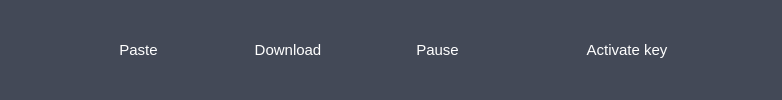
     <widget class="QWidget" name="toolBar" native="true">
      <property name="sizePolicy">
       <sizepolicy hsizetype="Preferred" vsizetype="Maximum">
        <horstretch>0</horstretch>
        <verstretch>0</verstretch>
       </sizepolicy>
      </property>
      <property name="minimumSize">
       <size>
        <width>0</width>
        <height>44</height>
       </size>
      </property>
      <property name="font">
       <font>
        <family>Tahoma</family>
        <pointsize>11</pointsize>
        <weight>50</weight>
        <italic>false</italic>
        <bold>false</bold>
       </font>
      </property>
      <property name="styleSheet">
       <string notr="true">background-color: #434957;
font: normal 11pt &quot;Tahoma&quot;;</string>
      </property>
      <layout class="QHBoxLayout" name="horizontalLayout">
       <property name="spacing">
        <number>0</number>
       </property>
       <property name="leftMargin">
        <number>0</number>
       </property>
       <property name="topMargin">
        <number>0</number>
       </property>
       <property name="rightMargin">
        <number>0</number>
       </property>
       <property name="bottomMargin">
        <number>0</number>
       </property>
       <item>
        <widget class="QPushButton" name="btnLeftPanel">
         <property name="sizePolicy">
          <sizepolicy hsizetype="Minimum" vsizetype="Minimum">
           <horstretch>0</horstretch>
           <verstretch>0</verstretch>
          </sizepolicy>
         </property>
         <property name="minimumSize">
          <size>
           <width>0</width>
           <height>0</height>
          </size>
         </property>
         <property name="cursor">
          <cursorShape>ArrowCursor</cursorShape>
         </property>
         <property name="layoutDirection">
          <enum>Qt::LeftToRight</enum>
         </property>
         <property name="styleSheet">
          <string notr="true">QPushButton
{
    color: white;
    padding: 6 12 6 12;
    border: 0px;
 }
 QPushButton:hover
{
    background-color: #7C7F8E;
}
 QPushButton:pressed
{
    background-color: #3D404F;
}</string>
         </property>
         <property name="text">
          <string notr="true"/>
         </property>
         <property name="icon">
          <iconset resource="../resources/resources.qrc">
           <normaloff>:/img/left_menu.png</normaloff>:/img/left_menu.png</iconset>
         </property>
         <property name="iconSize">
          <size>
           <width>21</width>
           <height>16</height>
          </size>
         </property>
         <property name="flat">
          <bool>false</bool>
         </property>
        </widget>
       </item>
       <item>
        <widget class="QPushButton" name="btnPaste">
         <property name="sizePolicy">
          <sizepolicy hsizetype="Minimum" vsizetype="Minimum">
           <horstretch>0</horstretch>
           <verstretch>0</verstretch>
          </sizepolicy>
         </property>
         <property name="minimumSize">
          <size>
           <width>149</width>
           <height>0</height>
          </size>
         </property>
         <property name="font">
          <font>
           <family>Tahoma</family>
           <pointsize>11</pointsize>
           <weight>50</weight>
           <italic>false</italic>
           <bold>false</bold>
          </font>
         </property>
         <property name="cursor">
          <cursorShape>ArrowCursor</cursorShape>
         </property>
         <property name="layoutDirection">
          <enum>Qt::LeftToRight</enum>
         </property>
         <property name="styleSheet">
          <string notr="true">QPushButton {
    color: white;
    border: 0px;
    text-align: center;
}

QPushButton:hover {
    background-color: #7C7F8E;
}

QPushButton:pressed {
    background-color: #3D404F;
}</string>
         </property>
         <property name="text">
          <string>Paste</string>
         </property>
         <property name="icon">
          <iconset resource="../resources/resources.qrc">
           <normaloff>:/img/paste.png</normaloff>:/img/paste.png</iconset>
         </property>
         <property name="iconSize">
          <size>
           <width>17</width>
           <height>12</height>
          </size>
         </property>
         <property name="checkable">
          <bool>false</bool>
         </property>
         <property name="autoDefault">
          <bool>false</bool>
         </property>
         <property name="default">
          <bool>false</bool>
         </property>
         <property name="flat">
          <bool>false</bool>
         </property>
        </widget>
       </item>
       <item>
        <widget class="QPushButton" name="btnDownload">
         <property name="sizePolicy">
          <sizepolicy hsizetype="Minimum" vsizetype="Minimum">
           <horstretch>0</horstretch>
           <verstretch>0</verstretch>
          </sizepolicy>
         </property>
         <property name="minimumSize">
          <size>
           <width>150</width>
           <height>0</height>
          </size>
         </property>
         <property name="font">
          <font>
           <family>Tahoma</family>
           <pointsize>11</pointsize>
           <weight>50</weight>
           <italic>false</italic>
           <bold>false</bold>
          </font>
         </property>
         <property name="cursor">
          <cursorShape>ArrowCursor</cursorShape>
         </property>
         <property name="styleSheet">
          <string notr="true">QPushButton {
    color: white;
    border: 0px;
    text-align: center;
}

 QPushButton:hover {
    background-color: #7C7F8E;
}

 QPushButton:pressed {
    background-color: #3D404F;
}</string>
         </property>
         <property name="text">
          <string>Download</string>
         </property>
         <property name="icon">
          <iconset resource="../resources/resources.qrc">
           <normaloff>:/img/download.png</normaloff>:/img/download.png</iconset>
         </property>
         <property name="iconSize">
          <size>
           <width>14</width>
           <height>12</height>
          </size>
         </property>
         <property name="checkable">
          <bool>false</bool>
         </property>
         <property name="flat">
          <bool>false</bool>
         </property>
        </widget>
       </item>
       <item>
        <widget class="QPushButton" name="btnPause">
         <property name="sizePolicy">
          <sizepolicy hsizetype="Minimum" vsizetype="Minimum">
           <horstretch>0</horstretch>
           <verstretch>0</verstretch>
          </sizepolicy>
         </property>
         <property name="minimumSize">
          <size>
           <width>149</width>
           <height>0</height>
          </size>
         </property>
         <property name="font">
          <font>
           <family>Tahoma</family>
           <pointsize>11</pointsize>
           <weight>50</weight>
           <italic>false</italic>
           <bold>false</bold>
          </font>
         </property>
         <property name="cursor">
          <cursorShape>ArrowCursor</cursorShape>
         </property>
         <property name="styleSheet">
          <string notr="true">QPushButton {
    text-align: center;
    color: white;
    border: 0px;
}

 QPushButton:hover {
    background-color: #7C7F8E;
}

 QPushButton:pressed {
    background-color: #3D404F;
}</string>
         </property>
         <property name="text">
          <string>Pause</string>
         </property>
         <property name="icon">
          <iconset resource="../resources/resources.qrc">
           <normaloff>:/img/pause.png</normaloff>:/img/pause.png</iconset>
         </property>
         <property name="iconSize">
          <size>
           <width>12</width>
           <height>12</height>
          </size>
         </property>
         <property name="flat">
          <bool>false</bool>
         </property>
        </widget>
       </item>
       <item>
        <spacer name="horizontalSpacer">
         <property name="orientation">
          <enum>Qt::Horizontal</enum>
         </property>
         <property name="sizeHint" stdset="0">
          <size>
           <width>40</width>
           <height>20</height>
          </size>
         </property>
        </spacer>
       </item>
       <item>
        <widget class="QPushButton" name="btnActivateKey">
         <property name="sizePolicy">
          <sizepolicy hsizetype="Minimum" vsizetype="Minimum">
           <horstretch>0</horstretch>
           <verstretch>0</verstretch>
          </sizepolicy>
         </property>
         <property name="minimumSize">
          <size>
           <width>150</width>
           <height>0</height>
          </size>
         </property>
         <property name="cursor">
          <cursorShape>ArrowCursor</cursorShape>
         </property>
         <property name="styleSheet">
          <string notr="true">QPushButton {
    text-align: center;
    color: white;
    border: 0px;
    padding: 0 20 0 20;
}

 QPushButton:hover {
    background-color: #7C7F8E;
}

 QPushButton:pressed {
    background-color: #3D404F;
}</string>
         </property>
         <property name="text">
          <string>Activate key</string>
         </property>
         <property name="icon">
          <iconset resource="../resources/resources.qrc">
           <normaloff>:/img/activate.png</normaloff>:/img/activate.png</iconset>
         </property>
         <property name="iconSize">
          <size>
           <width>20</width>
           <height>12</height>
          </size>
         </property>
         <property name="flat">
          <bool>false</bool>
         </property>
        </widget>
       </item>
       <item>
        <widget class="QPushButton" name="btnUser">
         <property name="sizePolicy">
          <sizepolicy hsizetype="Minimum" vsizetype="Minimum">
           <horstretch>0</horstretch>
           <verstretch>0</verstretch>
          </sizepolicy>
         </property>
         <property name="minimumSize">
          <size>
           <width>0</width>
           <height>0</height>
          </size>
         </property>
         <property name="cursor">
          <cursorShape>ArrowCursor</cursorShape>
         </property>
         <property name="styleSheet">
          <string notr="true">QPushButton {
    image-position: center;
    image: url(:/img/user.png);
    border: 0px;
    padding: 6 0 6 0;
}

QPushButton:hover {
    background-color: #7C7F8E;
}

QPushButton:pressed {
    background-color: #3D404F;
}

QPushButton:menu-indicator {
    image: none;
}

#btnUser[state=&quot;premium&quot;] {
    image: url(:/img/premium.png);
}

#btnUser[state=&quot;free&quot;] {
    image: url(:/img/user.png);
}

#btnUser[state=&quot;check&quot;] {
    image: url(:/img/user_warning.png);
}


</string>
         </property>
         <property name="text">
          <string/>
         </property>
         <property name="iconSize">
          <size>
           <width>16</width>
           <height>16</height>
          </size>
         </property>
        </widget>
       </item>
       <item>
        <widget class="QPushButton" name="btnSettings">
         <property name="sizePolicy">
          <sizepolicy hsizetype="Minimum" vsizetype="Minimum">
           <horstretch>0</horstretch>
           <verstretch>0</verstretch>
          </sizepolicy>
         </property>
         <property name="cursor">
          <cursorShape>ArrowCursor</cursorShape>
         </property>
         <property name="styleSheet">
          <string notr="true">QPushButton {
    image-position: center;
    image: url(:/img/settings.png);
    border: 0px;
    padding: 6 0 6 0;
}

QPushButton:hover {
    background-color: #7C7F8E;
}

QPushButton:pressed {
    background-color: #3D404F;
}

QPushButton:menu-indicator {
    image: none;
}
</string>
         </property>
         <property name="text">
          <string/>
         </property>
         <property name="iconSize">
          <size>
           <width>16</width>
           <height>16</height>
          </size>
         </property>
        </widget>
       </item>
      </layout>
     </widget>
